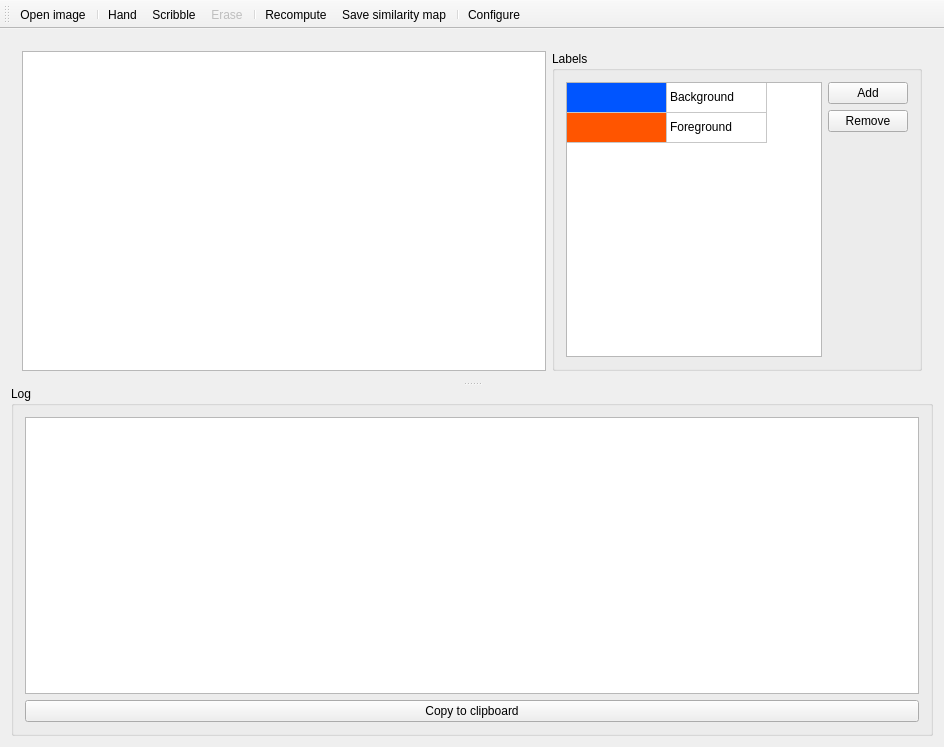
<?xml version="1.0" encoding="UTF-8"?>
<ui version="4.0">
 <class>MainWindow</class>
 <widget class="QMainWindow" name="MainWindow">
  <property name="geometry">
   <rect>
    <x>0</x>
    <y>0</y>
    <width>944</width>
    <height>747</height>
   </rect>
  </property>
  <property name="windowTitle">
   <string>MainWindow</string>
  </property>
  <widget class="QWidget" name="centralWidget">
   <layout class="QVBoxLayout" name="verticalLayout_2">
    <item>
     <widget class="QSplitter" name="splitter">
      <property name="orientation">
       <enum>Qt::Vertical</enum>
      </property>
      <widget class="QWidget" name="layoutWidget">
       <layout class="QHBoxLayout" name="topLayout">
        <item>
         <widget class="QGraphicsView" name="graphicsView">
          <property name="sizePolicy">
           <sizepolicy hsizetype="Expanding" vsizetype="Expanding">
            <horstretch>0</horstretch>
            <verstretch>0</verstretch>
           </sizepolicy>
          </property>
         </widget>
        </item>
        <item>
         <widget class="QGroupBox" name="groupBox_1">
          <property name="sizePolicy">
           <sizepolicy hsizetype="Preferred" vsizetype="Expanding">
            <horstretch>0</horstretch>
            <verstretch>0</verstretch>
           </sizepolicy>
          </property>
          <property name="title">
           <string>Labels</string>
          </property>
          <layout class="QHBoxLayout" name="horizontalLayout_3">
           <item>
            <widget class="QTableWidget" name="labelsTableWidget">
             <property name="sizePolicy">
              <sizepolicy hsizetype="Preferred" vsizetype="Expanding">
               <horstretch>0</horstretch>
               <verstretch>0</verstretch>
              </sizepolicy>
             </property>
             <property name="selectionMode">
              <enum>QAbstractItemView::SingleSelection</enum>
             </property>
             <property name="selectionBehavior">
              <enum>QAbstractItemView::SelectRows</enum>
             </property>
             <property name="gridStyle">
              <enum>Qt::SolidLine</enum>
             </property>
             <attribute name="horizontalHeaderVisible">
              <bool>false</bool>
             </attribute>
             <attribute name="verticalHeaderVisible">
              <bool>false</bool>
             </attribute>
             <row>
              <property name="text">
               <string>Foreground</string>
              </property>
             </row>
             <row>
              <property name="text">
               <string>Background</string>
              </property>
             </row>
             <column>
              <property name="text">
               <string>Color</string>
              </property>
             </column>
             <column>
              <property name="text">
               <string>Name</string>
              </property>
             </column>
             <item row="0" column="0">
              <property name="text">
               <string/>
              </property>
              <property name="background">
               <brush brushstyle="SolidPattern">
                <color alpha="255">
                 <red>0</red>
                 <green>85</green>
                 <blue>255</blue>
                </color>
               </brush>
              </property>
              <property name="flags">
               <set>ItemIsEnabled</set>
              </property>
             </item>
             <item row="0" column="1">
              <property name="text">
               <string>Background</string>
              </property>
              <property name="flags">
               <set>ItemIsSelectable|ItemIsEditable|ItemIsEnabled</set>
              </property>
             </item>
             <item row="1" column="0">
              <property name="text">
               <string/>
              </property>
              <property name="background">
               <brush brushstyle="SolidPattern">
                <color alpha="255">
                 <red>255</red>
                 <green>85</green>
                 <blue>0</blue>
                </color>
               </brush>
              </property>
              <property name="flags">
               <set>ItemIsEnabled</set>
              </property>
             </item>
             <item row="1" column="1">
              <property name="text">
               <string>Foreground</string>
              </property>
              <property name="flags">
               <set>ItemIsSelectable|ItemIsEditable|ItemIsEnabled</set>
              </property>
             </item>
            </widget>
           </item>
           <item>
            <layout class="QHBoxLayout" name="horizontalLayout">
             <item>
              <layout class="QVBoxLayout" name="verticalLayout">
               <item>
                <widget class="QPushButton" name="addLabelButton">
                 <property name="sizePolicy">
                  <sizepolicy hsizetype="Preferred" vsizetype="Fixed">
                   <horstretch>0</horstretch>
                   <verstretch>0</verstretch>
                  </sizepolicy>
                 </property>
                 <property name="maximumSize">
                  <size>
                   <width>100</width>
                   <height>16777215</height>
                  </size>
                 </property>
                 <property name="text">
                  <string>Add</string>
                 </property>
                </widget>
               </item>
               <item>
                <widget class="QPushButton" name="removeLabelButton">
                 <property name="sizePolicy">
                  <sizepolicy hsizetype="Preferred" vsizetype="Fixed">
                   <horstretch>0</horstretch>
                   <verstretch>0</verstretch>
                  </sizepolicy>
                 </property>
                 <property name="maximumSize">
                  <size>
                   <width>100</width>
                   <height>16777215</height>
                  </size>
                 </property>
                 <property name="text">
                  <string>Remove</string>
                 </property>
                </widget>
               </item>
               <item>
                <spacer name="verticalSpacer">
                 <property name="orientation">
                  <enum>Qt::Vertical</enum>
                 </property>
                 <property name="sizeHint" stdset="0">
                  <size>
                   <width>20</width>
                   <height>40</height>
                  </size>
                 </property>
                </spacer>
               </item>
              </layout>
             </item>
            </layout>
           </item>
          </layout>
         </widget>
        </item>
       </layout>
      </widget>
      <widget class="QGroupBox" name="logGroupBox">
       <property name="title">
        <string>Log</string>
       </property>
       <layout class="QVBoxLayout" name="verticalLayout_3">
        <item>
         <widget class="QTableWidget" name="log">
          <property name="selectionBehavior">
           <enum>QAbstractItemView::SelectRows</enum>
          </property>
          <property name="horizontalScrollMode">
           <enum>QAbstractItemView::ScrollPerPixel</enum>
          </property>
          <property name="gridStyle">
           <enum>Qt::NoPen</enum>
          </property>
          <property name="cornerButtonEnabled">
           <bool>true</bool>
          </property>
          <property name="columnCount">
           <number>2</number>
          </property>
          <attribute name="horizontalHeaderVisible">
           <bool>false</bool>
          </attribute>
          <attribute name="horizontalHeaderHighlightSections">
           <bool>true</bool>
          </attribute>
          <attribute name="horizontalHeaderShowSortIndicator" stdset="0">
           <bool>false</bool>
          </attribute>
          <attribute name="horizontalHeaderStretchLastSection">
           <bool>true</bool>
          </attribute>
          <attribute name="verticalHeaderVisible">
           <bool>false</bool>
          </attribute>
          <attribute name="verticalHeaderHighlightSections">
           <bool>false</bool>
          </attribute>
          <column>
           <property name="text">
            <string>Time</string>
           </property>
          </column>
          <column>
           <property name="text">
            <string>Message</string>
           </property>
          </column>
         </widget>
        </item>
        <item>
         <widget class="QPushButton" name="copyLogToClipboard">
          <property name="text">
           <string>Copy to clipboard</string>
          </property>
         </widget>
        </item>
       </layout>
      </widget>
     </widget>
    </item>
   </layout>
  </widget>
  <widget class="QToolBar" name="toolBar">
   <property name="windowTitle">
    <string>toolBar</string>
   </property>
   <attribute name="toolBarArea">
    <enum>TopToolBarArea</enum>
   </attribute>
   <attribute name="toolBarBreak">
    <bool>false</bool>
   </attribute>
   <addaction name="actionOpenImage"/>
   <addaction name="separator"/>
   <addaction name="actionHand"/>
   <addaction name="actionScribble"/>
   <addaction name="actionErase"/>
   <addaction name="separator"/>
   <addaction name="actionRecompute"/>
   <addaction name="actionSaveSimilarityMap"/>
   <addaction name="separator"/>
   <addaction name="actionConfigure"/>
  </widget>
  <action name="actionOpenImage">
   <property name="text">
    <string>Open image</string>
   </property>
   <property name="toolTip">
    <string>Open image</string>
   </property>
   <property name="shortcut">
    <string>Ctrl+O</string>
   </property>
  </action>
  <action name="actionScribble">
   <property name="checkable">
    <bool>true</bool>
   </property>
   <property name="text">
    <string>Scribble</string>
   </property>
   <property name="shortcut">
    <string>Ctrl+S</string>
   </property>
  </action>
  <action name="actionErase">
   <property name="checkable">
    <bool>true</bool>
   </property>
   <property name="enabled">
    <bool>false</bool>
   </property>
   <property name="text">
    <string>Erase</string>
   </property>
   <property name="shortcut">
    <string>Ctrl+E</string>
   </property>
  </action>
  <action name="actionHand">
   <property name="checkable">
    <bool>true</bool>
   </property>
   <property name="text">
    <string>Hand</string>
   </property>
   <property name="shortcut">
    <string>Ctrl+H</string>
   </property>
  </action>
  <action name="actionSaveSimilarityMap">
   <property name="text">
    <string>Save similarity map</string>
   </property>
  </action>
  <action name="actionRecompute">
   <property name="text">
    <string>Recompute</string>
   </property>
  </action>
  <action name="actionConfigure">
   <property name="text">
    <string>Configure</string>
   </property>
  </action>
 </widget>
 <layoutdefault spacing="6" margin="11"/>
 <resources/>
 <connections/>
</ui>
